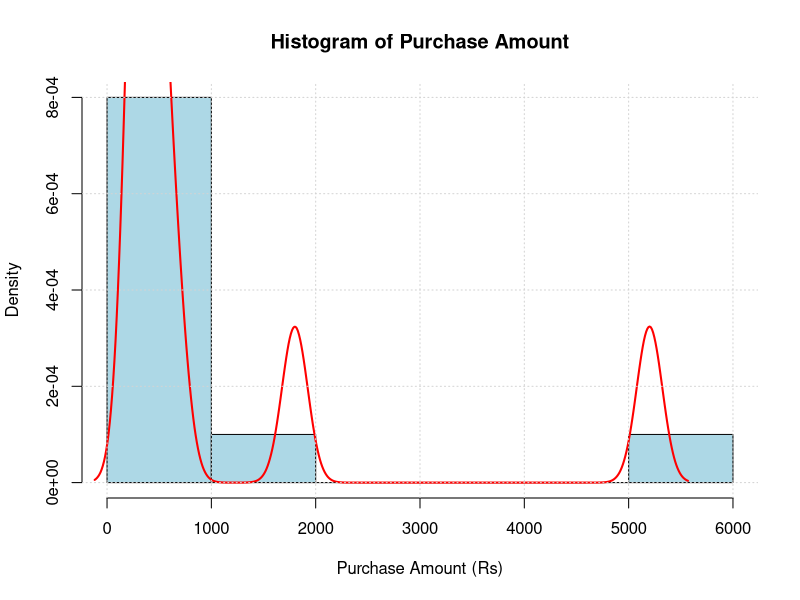

Reproduce this figure in R.
purchase <- c(250,300,320,350,380,
              450,520,650,1800,5200)

hist(purchase,
     probability=TRUE,
     col="lightblue",
     main="Histogram of Purchase Amount",
     xlab="Purchase Amount (Rs)")

lines(density(purchase),
      col="red",
      lwd=2)

grid()

cat("Distribution is Positively Skewed\n")
